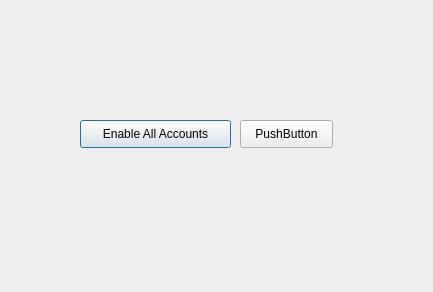
<?xml version="1.0" encoding="UTF-8"?>
<ui version="4.0">
 <class>Dialog</class>
 <widget class="QDialog" name="Dialog">
  <property name="geometry">
   <rect>
    <x>0</x>
    <y>0</y>
    <width>433</width>
    <height>292</height>
   </rect>
  </property>
  <property name="windowTitle">
   <string>Dialog</string>
  </property>
  <widget class="QPushButton" name="btnEnableAllAccounts">
   <property name="geometry">
    <rect>
     <x>80</x>
     <y>120</y>
     <width>151</width>
     <height>28</height>
    </rect>
   </property>
   <property name="text">
    <string>Enable All Accounts</string>
   </property>
  </widget>
  <widget class="QPushButton" name="btnRunBot">
   <property name="geometry">
    <rect>
     <x>240</x>
     <y>120</y>
     <width>93</width>
     <height>28</height>
    </rect>
   </property>
   <property name="text">
    <string>PushButton</string>
   </property>
  </widget>
 </widget>
 <resources/>
 <connections/>
</ui>
